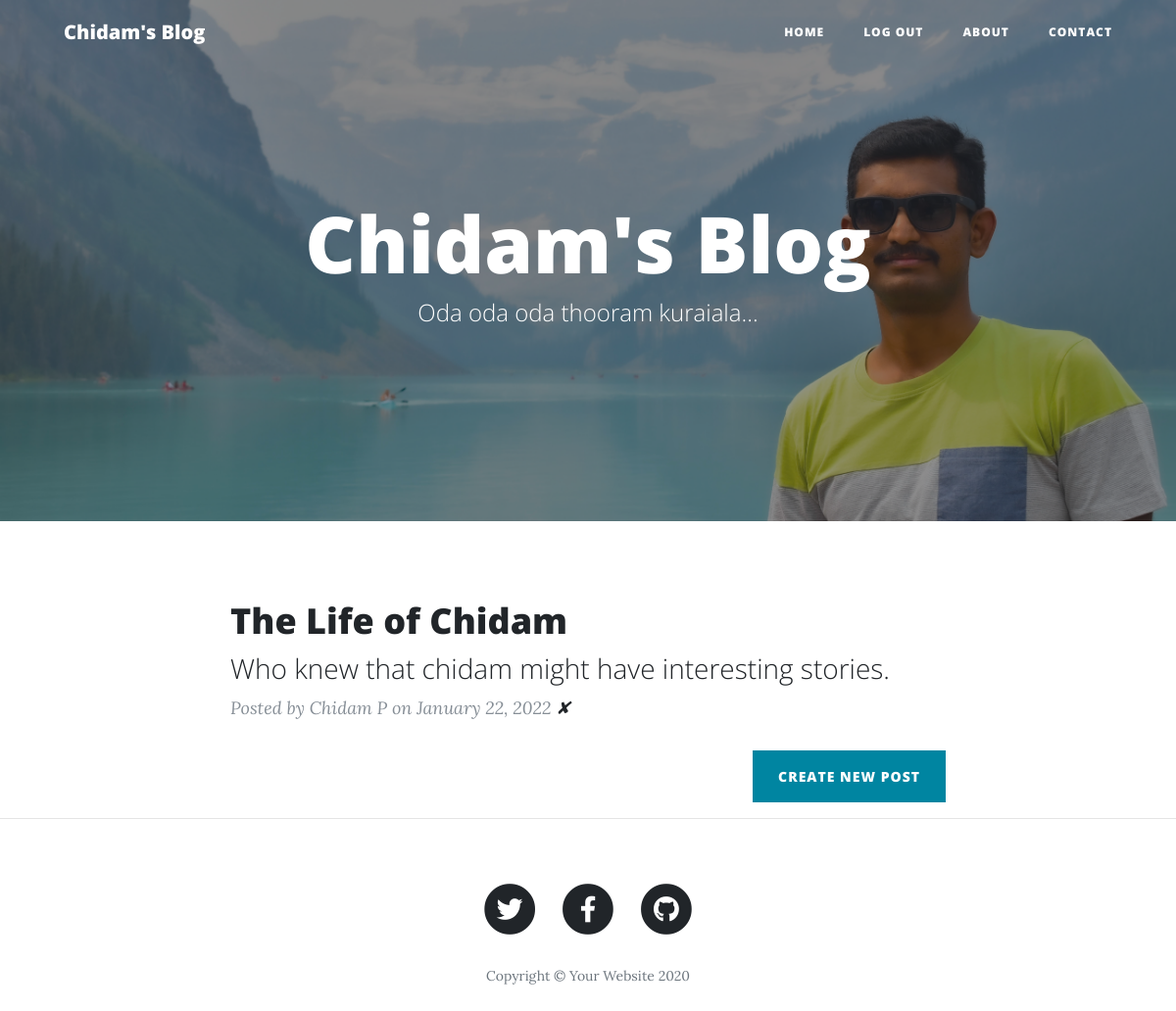
The page / (signed in) on the database its author committed.
### main.py (models this page shows)
class BlogPost(db.Model):
    __tablename__ = "blog_posts"
    id = db.Column(db.Integer, primary_key=True)
    author_id = db.Column(db.Integer, db.ForeignKey("users.id"))
    author = relationship("User", back_populates="posts")
    title = db.Column(db.String(250), unique=True, nullable=False)
    subtitle = db.Column(db.String(250), nullable=False)
    date = db.Column(db.String(250), nullable=False)
    body = db.Column(db.Text, nullable=False)
    img_url = db.Column(db.String(250), nullable=False)
    comments = relationship("Comment", back_populates="parent_post")

class User(UserMixin, db.Model):
    __tablename__ = "users"
    id = db.Column(db.Integer, primary_key=True)
    email = db.Column(db.String(100), unique=True)
    password = db.Column(db.String(100))
    name = db.Column(db.String(100))
    posts = relationship("BlogPost", back_populates="author")
    comments = relationship("Comment", back_populates="comment_author")

### main.py (the view)
@app.route('/')
def get_all_posts():
    posts = BlogPost.query.all()
    return render_template("index.html", all_posts=posts, current_user=current_user)

### main.py (called while the page is built)
@login_manager.user_loader
def load_user(user_id):
    return User.query.get(int(user_id))

### templates/index.html
{% include "header.html" %}
  <header class="masthead" style="background-image: url({{ url_for('static', filename='img/banff2.jpg')}})">
    <div class="overlay"></div>
    <div class="container">
      <div class="row">
        <div class="col-lg-8 col-md-10 mx-auto">
          <div class="site-heading">
            <h1>Chidam's Blog</h1>
            <span class="subheading">Oda oda oda thooram kuraiala...</span>
          </div>
        </div>
      </div>
    </div>
  </header>
  <div class="container">
    <div class="row">
      <div class="col-lg-8 col-md-10 mx-auto">
        {% for post in all_posts %}
        <div class="post-preview">
          <a href="{{ url_for('show_post', post_id=post.id) }}">
            <h2 class="post-title">
              {{post.title}}
            </h2>
            <h3 class="post-subtitle">
              {{post.subtitle}}
            </h3>
          </a>
          <p class="post-meta">Posted by
            {{post.author.name}}
            on {{post.date}}
            {% if current_user.id == 1: %}
            <a href="{{url_for('delete_post', post_id=post.id) }}">✘</a>
            {% endif %}
          </p>
        </div>
        {% endfor %}
        {% if current_user.id == 1: %}
        <div class="clearfix">
          <a class="btn btn-primary float-right" href="{{url_for('add_new_post')}}">Create New Post</a>
        </div>
        {% endif %}
      </div>
    </div>
  </div>
  <hr>
{% include "footer.html" %}

### rows shown on the page
BlogPost: title "The Life of Chidam", subtitle "Who knew that chidam might have interesting stories.", author.name "Chidam P", date "January 22, 2022"
